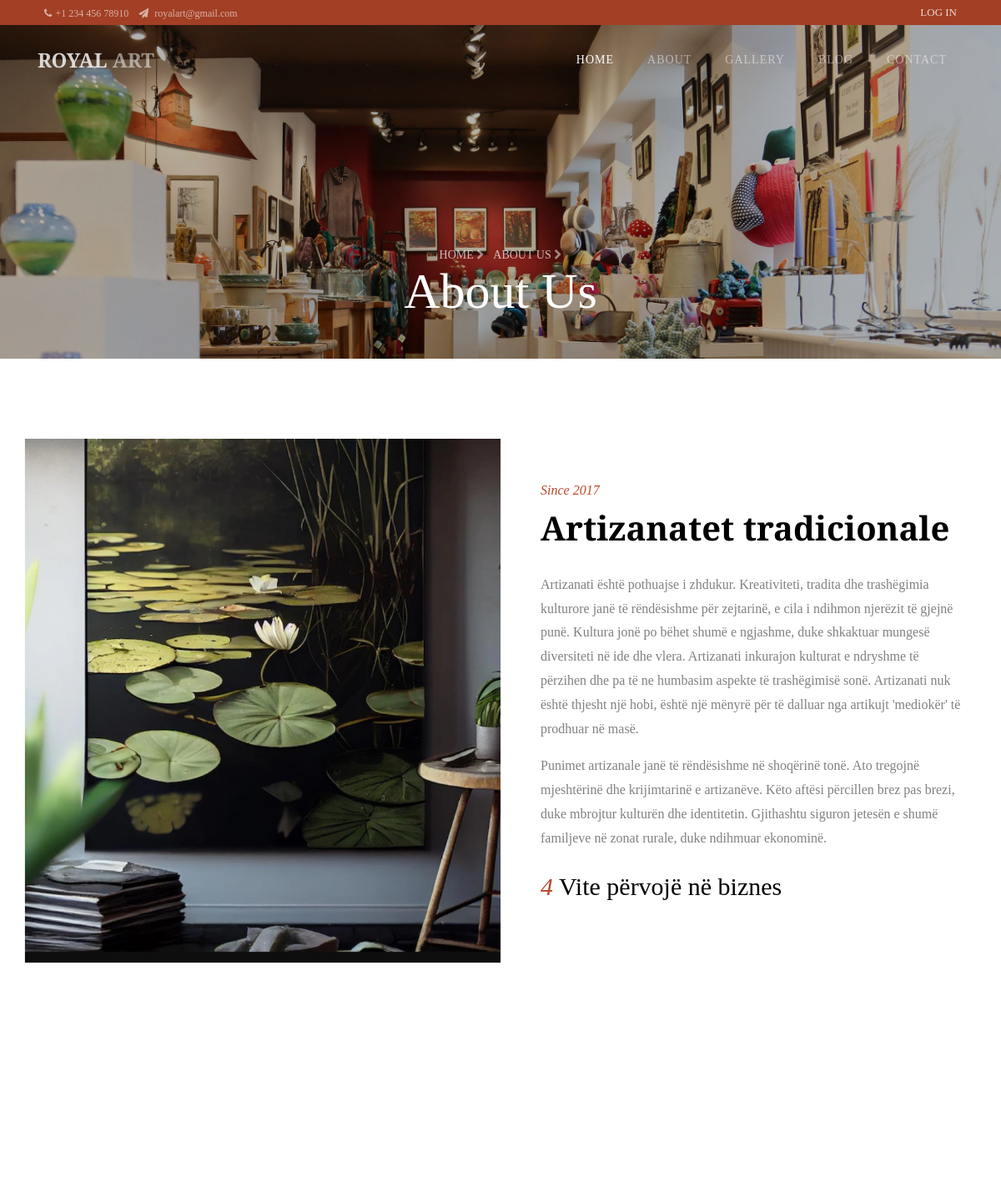
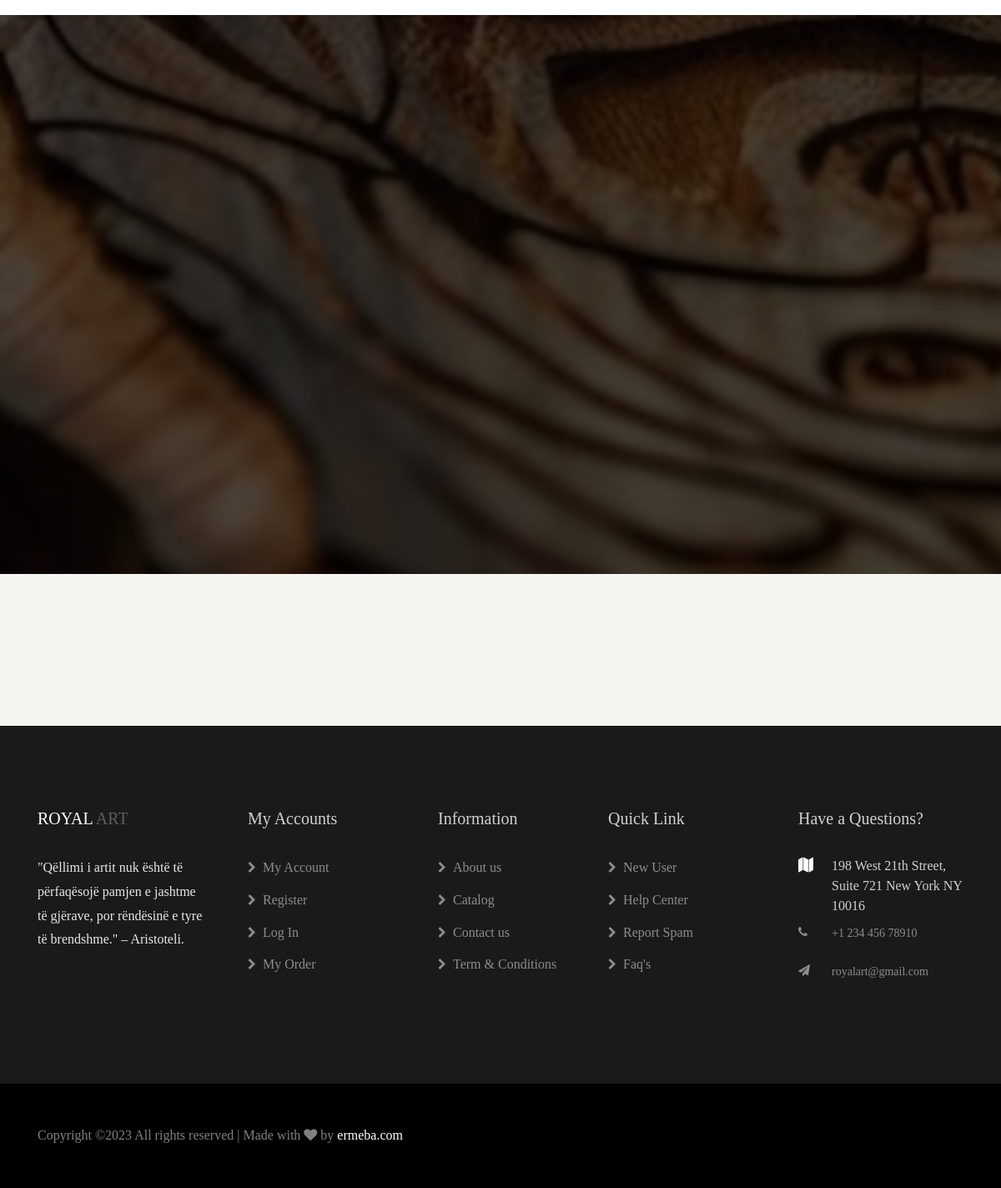
Page /ballinat/about/ on the committed database (2 pictures, top to bottom).
### ballinat/models.py (models this page shows, shortened)
class Contacts(models.Model):
    phone_number = models.CharField(max_length=300, null=True, blank=True)
    email = models.CharField(max_length=300, null=True, blank=True)
    map_link = models.TextField(validators=[URLValidator()], null=True, blank=True)
    address = models.CharField(max_length=300, null=True, blank=True)
    location = models.CharField(max_length=300, null=True, blank=True)
    message = models.CharField(max_length=300, null=True, blank=True)
    company_name = models.CharField(max_length=300, null=True, blank=True)
    company_type = models.CharField(max_length=300, null=True, blank=True)
    website = models.CharField(max_length=300, null=True, blank=True)
    active = models.IntegerField(choices=active_number_choices, null=True, blank=True)

class Slide(models.Model):
    image = models.ImageField(upload_to='slides_images/', blank=True, null=True)
    title = models.CharField(max_length=300, null=True, blank=True)
    title_part1 = models.CharField(max_length=20, null=True, blank=True)
    title_part2 = models.CharField(max_length=20, null=True, blank=True)
    title_part3 = models.CharField(max_length=20, null=True, blank=True)
    title_part4 = models.CharField(max_length=20, null=True, blank=True)
    type_of_page = models.IntegerField(choices=slide_choices, null=True, blank=True)
    active_in_footer = models.IntegerField(choices=active_footer, null=True, blank=True)
    active = models.IntegerField(choices=active_number_choices, null=True, blank=True)

class AboutUs(models.Model):
    title = models.CharField(max_length=300, null=True, blank=True)
    image = models.ImageField(upload_to='about_us_image/', blank=True, null=True)
    since = models.CharField(max_length=300, null=True, blank=True)
    yars_of_experience = models.CharField(max_length=10, null=True, blank=True)
    experience_sentecne = models.CharField(max_length=300, null=True, blank=True)
    active = models.IntegerField(choices=active_number_choices, null=True, blank=True)

class Paragraphs(models.Model):
    paragraph = models.CharField(max_length=2000, null=True, blank=True)
    about = models.ForeignKey(AboutUs, on_delete=models.CASCADE, blank=True, null=True)

### ballinat/views.py (the view)
# urls.py: path('about/', views.about, name="about"),
def about(request):
    contacts = Contacts.objects.all().values()
    medias = TypeOfSocialMedia.objects.all().values()
    slide = Slide.objects.filter(active=1)
    teknikat = Teknikat.objects.filter(active=1)
    about = AboutUs.objects.filter(active=1)
    paragraph = Paragraphs.objects.filter(about__active=1)
    afterslide = AfterSlides.objects.filter(active=1)
    mesazhet = MesazheNgaKlientet.objects.all().values()
    context = {
        "contacts": contacts,
        "medias": medias,
        'slide': slide,
        'teknikat': teknikat,
        'about': about,
        'paragraph':paragraph,
        'afterslide': afterslide,
        'mesazhet': mesazhet,
    }
    return render(request, "about.html", context)

### templates/about.html (shortened to what this page needs)
{% extends "index.html" %}
  {% block slide %}
  {% for slides in slide %}
    <section class="hero-wrap hero-wrap-2" style="background-image: url('{% if slides.image %}  {{ slides.image.url }} {% endif %} ');" data-stellar-background-ratio="0.5">
      <div class="overlay"></div>
      <div class="container">
        <div class="row no-gutters slider-text align-items-end justify-content-center">
          <div class="col-md-9 ftco-animate mb-5 text-center">
          	<p class="breadcrumbs mb-0"><span class="mr-2"><a href="index.html">Home <i class="fa fa-chevron-right"></i></a></span> <span>About us <i class="fa fa-chevron-right"></i></span></p>
            <h2 class="mb-0 bread">About Us</h2>
          </div>
        </div>
      </div>
    </section>
  {% endfor %}
  {% endblock %}
  {% block counter %}
	<section class="ftco-counter ftco-section ftco-no-pt ftco-no-pb img bg-light" id="section-counter">
    	<div class="container">
    		<div class="row">
        </div>
    	</div>
    </section>
 {% endblock %}

### templates/index.html (shortened to what this page needs)
{% load static %}
{% load i18n static %}
<!DOCTYPE html>
<html lang="en">
  <head>
    <link rel="stylesheet" href="https://stackpath.bootstrapcdn.com/font-awesome/4.7.0/css/font-awesome.min.css">
    <link rel="stylesheet" href="{% static 'ballinat/css/animate.css' %}">
    <link rel="stylesheet" href="{% static 'ballinat/css/owl.carousel.min.css' %}">
    <link rel="stylesheet" href="{% static 'ballinat/css/owl.theme.default.min.css' %}">
    <link rel="stylesheet" href="{% static 'ballinat/css/magnific-popup.css' %}">
    <link rel="stylesheet" href="{% static 'ballinat/css/flaticon.css' %}">
    <link rel="stylesheet" href="{% static 'ballinat/css/style.css' %}">
  </head>
  <body>
  {% block header %}
  	<div class="wrap">
			<div class="container">
				<div class="row">
					<div class="col-md-6 d-flex align-items-center">
						<p class="mb-0 phone pl-md-2">
                            {% for contact in contacts %}
                                {% if contact.active == 1 %}
							<a href="#" class="mr-2"><span class="fa fa-phone mr-1"></span>{{ contact.phone_number }}</a>
							<a href="#"><span class="fa fa-paper-plane mr-1"></span> {{ contact.email }}</a>
                                {% endif %}
                            {% endfor %}
						</p>
					</div>
					<div class="col-md-6 d-flex justify-content-md-end">
						<div class="social-media mr-4">
			    		<p class="mb-0 d-flex">
			    		</p>
		        </div>
		        <div class="reg">
                     {% if request.user.is_authenticated == False %}
                        <p class="mb-0">
                            <a  class="mr-2" href="{% url 'admin:login' %}?next={% url 'admin:index' %}">Log in</a>
                        </p>
                    {% else%}
                        <p class="mb-0" >
                            You are logged in: <b>{{ request.user.username }}</b>
                            <a  class="mr-2" href="{% url 'admin:logout' %}?next={% url 'home' %}">/ Logout /</a>
                            <a  class="mr-2" href="{% url 'admin:index' %}" >Admin</a>
                        </p>
                    {% endif %}
		        </div>
					</div>
				</div>
			</div>
		</div>
	  <nav class="navbar navbar-expand-lg navbar-dark ftco_navbar bg-dark ftco-navbar-light" id="ftco-navbar">
	    <div class="container">
	      <a class="navbar-brand" href="{% url 'home' %}">ROYAL <span>ART</span></a>
	      <div class="collapse navbar-collapse" id="ftco-nav">
	        <ul class="navbar-nav ml-auto">
	          <li class="nav-item active"><a href="{% url 'home' %}" class="nav-link">Home</a></li>
	          <li class="nav-item"><a href="{% url 'about' %}" class="nav-link">About</a></li>
              <li class="nav-item"><a href="{% url 'gallery' %}" class="nav-link">Gallery</a></li>
	          <li class="nav-item"><a href="{% url 'blog' %}" class="nav-link">Blog</a></li>
	          <li class="nav-item"><a href="{% url 'contact' %}" class="nav-link">Contact</a></li>
	        </ul>
	      </div>
	    </div>
	  </nav>
  {% endblock %}
  {% block slide %}{% endblock %}
  {% block aboutus %}
    <section class="ftco-section ftco-no-pb">
            {% for abouts in about %}
			<div class="container">
                <div class="row">
                    <div class="col-md-6 img img-3 d-flex justify-content-center align-items-center" style="background-image: url('{% if abouts.image %} {{ abouts.image.url }} {% endif %}');">
					</div>
					<div class="col-md-6 wrap-about pl-md-5 ftco-animate py-5">
	          <div class="heading-section">
	          	<span class="subheading">Since {{ abouts.since }}</span>
	            <h2 class="mb-4">{{ abouts.title }}</h2>
                {% for paragraphs in paragraph %}
	               <p>  {{ paragraphs.paragraph }}</p>
                {% endfor %}
	            <p class="year">
	            	<strong class="number" data-number="{{ abouts.yars_of_experience }}">0</strong>
		            <span>{{ abouts.experience_sentecne }}</span>
	            </p>
	          </div>
					</div>
				</div>
			</div>
            {% endfor %}
		</section>
  {% endblock %}
  {% block technique %}
		<section class="ftco-section ftco-no-pb">
			<div class="container">
				<div class="row">
                    {% for teknik in teknikat %}
					<div class="col-lg-2 col-md-4 ">
					</div>
                    {% endfor %}
				</div>
			</div>
		</section>
  {% endblock %}
  {% block testimony %}
    <section class="ftco-section testimony-section img" style="background-image: url({% static 'ballinat/images/druri1.jpg' %});">
    	<div class="overlay"></div>
      <div class="container">
        <div class="row justify-content-center mb-5">
        </div>
      </div>
    </section>
  {% endblock %}
  {% block counter %} {% endblock %}
  {% block footer %}
    <footer class="ftco-footer">
      <div class="container">
        <div class="row mb-5">
          <div class="col-sm-12 col-md">
            <div class="ftco-footer-widget mb-4">
                {% for contact in contacts %}
                <h2 class="ftco-heading-2 logo"><a href="#">ROYAL <span>ART</span></a></h2>
                <p>{{ contact.message }}.</p>
                {% endfor %}
              <ul class="ftco-footer-social list-unstyled mt-2">
              </ul>
            </div>
          </div>
          <div class="col-sm-12 col-md">
            <div class="ftco-footer-widget mb-4 ml-md-4">
              <h2 class="ftco-heading-2">My Accounts</h2>
              <ul class="list-unstyled">
                <li><a href="#"><span class="fa fa-chevron-right mr-2"></span>My Account</a></li>
                <li><a href="#"><span class="fa fa-chevron-right mr-2"></span>Register</a></li>
                <li><a href="#"><span class="fa fa-chevron-right mr-2"></span>Log In</a></li>
                <li><a href="#"><span class="fa fa-chevron-right mr-2"></span>My Order</a></li>
              </ul>
            </div>
          </div>
          <div class="col-sm-12 col-md">
            <div class="ftco-footer-widget mb-4 ml-md-4">
              <h2 class="ftco-heading-2">Information</h2>
              <ul class="list-unstyled">
                <li><a href="#"><span class="fa fa-chevron-right mr-2"></span>About us</a></li>
                <li><a href="#"><span class="fa fa-chevron-right mr-2"></span>Catalog</a></li>
                <li><a href="#"><span class="fa fa-chevron-right mr-2"></span>Contact us</a></li>
                <li><a href="#"><span class="fa fa-chevron-right mr-2"></span>Term &amp; Conditions</a></li>
              </ul>
            </div>
          </div>
          <div class="col-sm-12 col-md">
             <div class="ftco-footer-widget mb-4">
              <h2 class="ftco-heading-2">Quick Link</h2>
              <ul class="list-unstyled">
                <li><a href="#"><span class="fa fa-chevron-right mr-2"></span>New User</a></li>
                <li><a href="#"><span class="fa fa-chevron-right mr-2"></span>Help Center</a></li>
                <li><a href="#"><span class="fa fa-chevron-right mr-2"></span>Report Spam</a></li>
                <li><a href="#"><span class="fa fa-chevron-right mr-2"></span>Faq's</a></li>
              </ul>
            </div>
          </div>
          <div class="col-sm-12 col-md">
            <div class="ftco-footer-widget mb-4">
            	<h2 class="ftco-heading-2">Have a Questions?</h2>
            	<div class="block-23 mb-3">
	              <ul>
                    {% for contact in contacts %}
	                <li><span class="icon fa fa-map marker"></span><span class="text">{{ contact.address}}</span></li>
	                <li><a href="#"><span class="icon fa fa-phone"></span><span class="text">{{ contact.phone_number}}</span></a></li>
	                <li><a href="#"><span class="icon fa fa-paper-plane pr-4"></span><span class="text">{{ contact.email}}</span></a></li>
                    {% endfor %}
	              </ul>
	            </div>
            </div>
          </div>
        </div>
      </div>
      <div class="container-fluid px-0 py-5 bg-black">
      	<div class="container">
      		<div class="row">
	          <div class="col-md-12">
	            <p class="mb-0" style="color: rgba(255,255,255,.5);">
	  Copyright &copy;<script>document.write(new Date().getFullYear());</script> All rights reserved | Made with <i class="fa fa-heart color-danger" aria-hidden="true"></i> by <a href="#" target="_blank">ermeba.com</a>
	  </p>
	          </div>
	        </div>
      	</div>
      </div>
    </footer>
  {% endblock %}
  </body>
</html>

### rows in the picture
Contacts: phone_number "+1 234 456 78910", email "royalart@gmail.com", message "\"Qëllimi i artit nuk është të përfaqësojë pamjen e jashtme të gjërave, por rëndësinë e tyre të brendshme.\" – Aristoteli", address "198 West 21th Street, Suite 721 New York NY 10016"
Slide: image (picture)
AboutUs: image (picture), since "2017", title "Artizanatet tradicionale", experience_sentecne "Vite përvojë në biznes"
Paragraphs: paragraph "Artizanati është pothuajse i zhdukur. Kreativiteti, tradita dhe trashëgimia kulturore janë të rëndësishme për zejtarinë, e cila i ndihmon njerëzit të gjejnë punë. Kultura jonë po bëhet shumë e ngjashme, duke shkaktuar mungesë diversiteti në ide dhe vlera. Artizanati inkurajon kulturat e ndryshme të përzihen dhe pa të ne humbasim aspekte të trashëgimisë sonë. Artizanati nuk është thjesht një hobi, është një mënyrë për të dalluar nga artikujt 'mediokër' të prodhuar në masë."
Paragraphs: paragraph "Punimet artizanale janë të rëndësishme në shoqërinë tonë. Ato tregojnë mjeshtërinë dhe krijimtarinë e artizanëve. Këto aftësi përcillen brez pas brezi, duke mbrojtur kulturën dhe identitetin. Gjithashtu siguron jetesën e shumë familjeve në zonat rurale, duke ndihmuar ekonominë."
